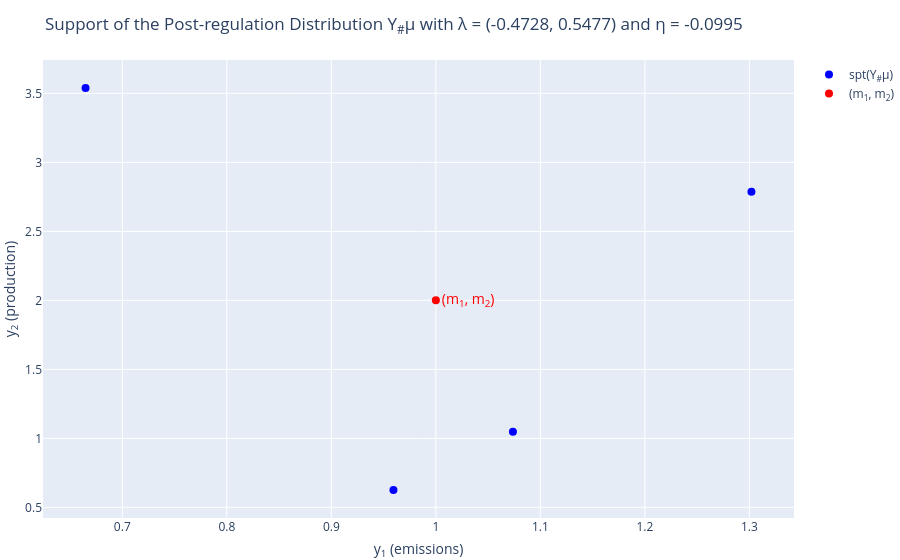

The cell this chart's notebook holds for it:
### Code cell
plot_atomic_measure_2d(nu, mean = mean, params = optimal_params_attain, variable = 'y')

### Figure 1 — Plotly figure (JSON) as saved in the notebook; plotly's stock layout.template omitted (floating-point values rounded to 4 significant figures)
{"data": [{"marker": {"color": "blue", "size": 8}, "mode": "markers", "name": "spt(Y<sub>&#35;</sub>&#956;)", "type": "scatter", "x": [1.302, 0.9594, 0.6648, 1.074], "y": [2.788, 0.6249, 3.54, 1.048]}, {"marker": {"color": "red", "size": 8}, "mode": "markers+text", "name": "(m<sub>1</sub>, m<sub>2</sub>)", "text": ["(m<sub>1</sub>, m<sub>2</sub>)"], "textfont": {"color": "red", "size": 14}, "textposition": "middle right", "type": "scatter", "x": [1], "y": [2]}], "layout": {"margin": {"b": 0, "l": 0, "r": 0, "t": 60}, "showlegend": true, "title": {"text": "Support of the Post-regulation Distribution Y<sub>&#35;</sub>&#956; with &#955; = (-0.4728, 0.5477) and &#951; = -0.0995"}, "xaxis": {"title": {"text": "y<sub>1</sub> (emissions)"}}, "yaxis": {"title": {"text": "y<sub>2</sub> (production)"}}}}
